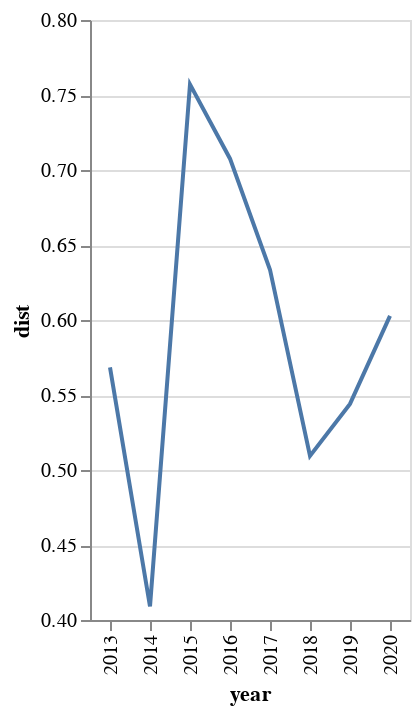

Notebook source saved alongside this figure:
### Code cell
alt.Chart(dists_df)\
    .mark_line()\
    .encode(
        x='year:O',
        y=alt.Y('dist', scale=alt.Scale(zero=False))
    )

### Figure 1 — Vega-Lite specification as saved in the notebook (floating-point values rounded to 4 significant figures)
{"config": {"view": {"continuousWidth": 400, "continuousHeight": 300}}, "data": {"name": "data-a331bcaad1bd35f9bad480f90fa02120"}, "mark": "line", "encoding": {"x": {"type": "ordinal", "field": "year"}, "y": {"type": "quantitative", "field": "dist", "scale": {"zero": false}}}, "$schema": "https://vega.github.io/schema/vega-lite/v4.8.1.json", "datasets": {"data-a331bcaad1bd35f9bad480f90fa02120": [{"dist": 0.5684, "year": 2013}, {"dist": 0.409, "year": 2014}, {"dist": 0.7571, "year": 2015}, {"dist": 0.7075, "year": 2016}, {"dist": 0.6335, "year": 2017}, {"dist": 0.5094, "year": 2018}, {"dist": 0.544, "year": 2019}, {"dist": 0.6028, "year": 2020}]}}
